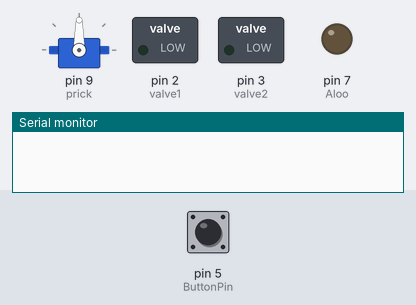
Bench run of a sketch on a simulated Arduino Uno, built with avr-gcc and run on an emulated ATmega328P. Parts: servo, switched loads named in the sketch (green lamp = pin HIGH), output pins drawn as LEDs (lit = HIGH), the last lines printed to the serial monitor. The inputs (shaded band) are chosen by the test bench; at power-on: pin 5 (ButtonPin) LOW. Pins used as bus, display or sensor lines are not drawn.

Above: at 1.2 s.
1.3 s: pin 5 (ButtonPin) pulled HIGH for 0.15 s
At 3.7 s:
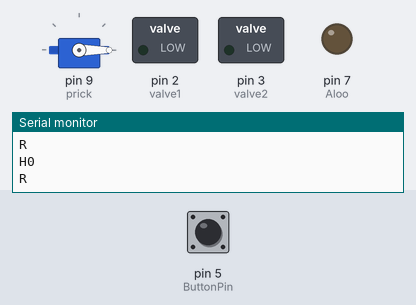
At 4.4 s:
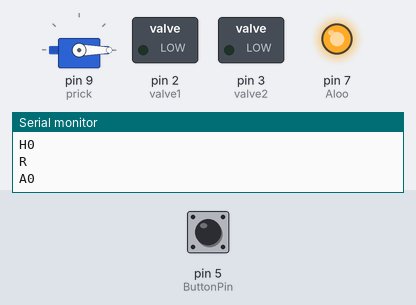
Timing chart, 0 to 10.4 s (numbered marks = the images above; inputs shaded):
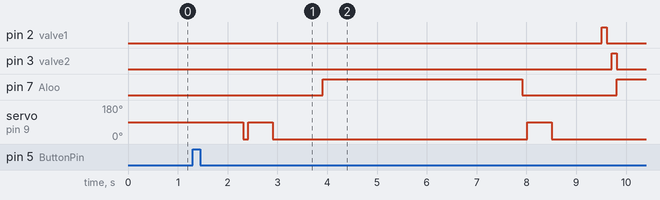

Measured:
- after the input at 1.3 s, pin 2 (valve1): LOW → HIGH after 8.2 s, → LOW 0.10 s later; pin 3 (valve2): LOW → HIGH after 8.4 s, → LOW 0.10 s later; pin 7 (Aloo): LOW → HIGH after 2.6 s, → LOW 4.0 s later, → HIGH 1.9 s later; servo on pin 9 (prick): goes 0° 0.10 s, 90° 0.50 s, 0° 5.1 s, 90° 0.50 s, then 0°, starting after 1.0 s

The sketch:

vending_test.ino
```cpp
#include <Servo.h>

  Servo Prick;
  int CD = 1;
  int prick = 9; // Servo Motor done.
  int Aloo = 7;  //DC motor with gear done.
  //int Pani = 4;
  int ButtonPin = 5;
  int p = 0 , a = 0, h = 0;  //function counters.
  int button_count = 0;

  int valve1=2, valve2=3; // valve for paani

void setup() {
  // put your setup code here, to run once:
  pinMode(CD, OUTPUT);
  Prick.attach(prick);
  pinMode(Aloo,OUTPUT);
  pinMode(valve1,OUTPUT);
  pinMode(valve2,OUTPUT);
  //pinMode(Pani,OUTPUT);
  pinMode(ButtonPin,INPUT);
  Serial.begin(9600);

}

void Hole()
  {
    Serial.print("H");
    Serial.println(h);
    Prick.write(0);  //HIGH
    delay(100);
    Prick.write(90); //LOW
    delay(500);
    Prick.write(0);
  }

void Stuffing()
  {
    Serial.print("A");
    Serial.println(a);
    digitalWrite(Aloo,HIGH);
    delay(4000);
    digitalWrite(Aloo,LOW);
  }

void Valve()
  {
     Serial.print("P");
    Serial.println(p);
     //anticlockwise to open

     digitalWrite(valve1,HIGH);
     digitalWrite(valve2,LOW);
     delay(100); //********************CHANGE**********

     //stay
     digitalWrite(valve1,LOW);
     digitalWrite(valve2,LOW);
     delay(100); //********************CHANGE**********

     //clockwise to close
     digitalWrite(valve1,LOW);
     digitalWrite(valve2,HIGH);
     delay(100); //********************CHANGE**********

     //finish
     digitalWrite(valve1,LOW);
     digitalWrite(valve2,LOW);
  }

void Rotate()
  {
    Serial.println("R");
    digitalWrite(CD,HIGH);
    delay(1000);
    digitalWrite(CD,LOW);
  }

void startup()
  {
    Serial.println("Startup");
    Rotate();
    Hole();
    Rotate();
    Stuffing();
    Hole();
    Rotate();
    Valve();
    Stuffing();
    Hole();
    Rotate();
    Stuffing();
    Hole();

    p=2;
    a=4;
    h=5;
    //button_count++;
  }

int buttonpress()
  {
    /*if(Button.read()==1)
      return true;
     else
      return false; */

      int state=0;
      if(digitalRead(ButtonPin)==HIGH)
      {
        delay(10);
        if(digitalRead(ButtonPin)==HIGH)
        {
           state=1;
           button_count++;
           Serial.println("ButtonPress");
        }
      }
      return(state);
  }

void loop()
  {
    if(buttonpress())
      {
            Serial.print("button_count=");
            Serial.println(button_count);
        if(button_count == 1)
          {
            startup();
          }

        if(button_count<=6 && button_count >1)
          {
            if(p<=6)
            {
              Valve();
              p++;
            }

            Rotate();

            if(a<=6)
            {
              Stuffing();
              a++;
            }

            if(h<=6)
            {
              Hole();
              h++;
            }
          }

        if(button_count == 6)
          button_count=0;

      Serial.println(" ");
      }
  }
```
